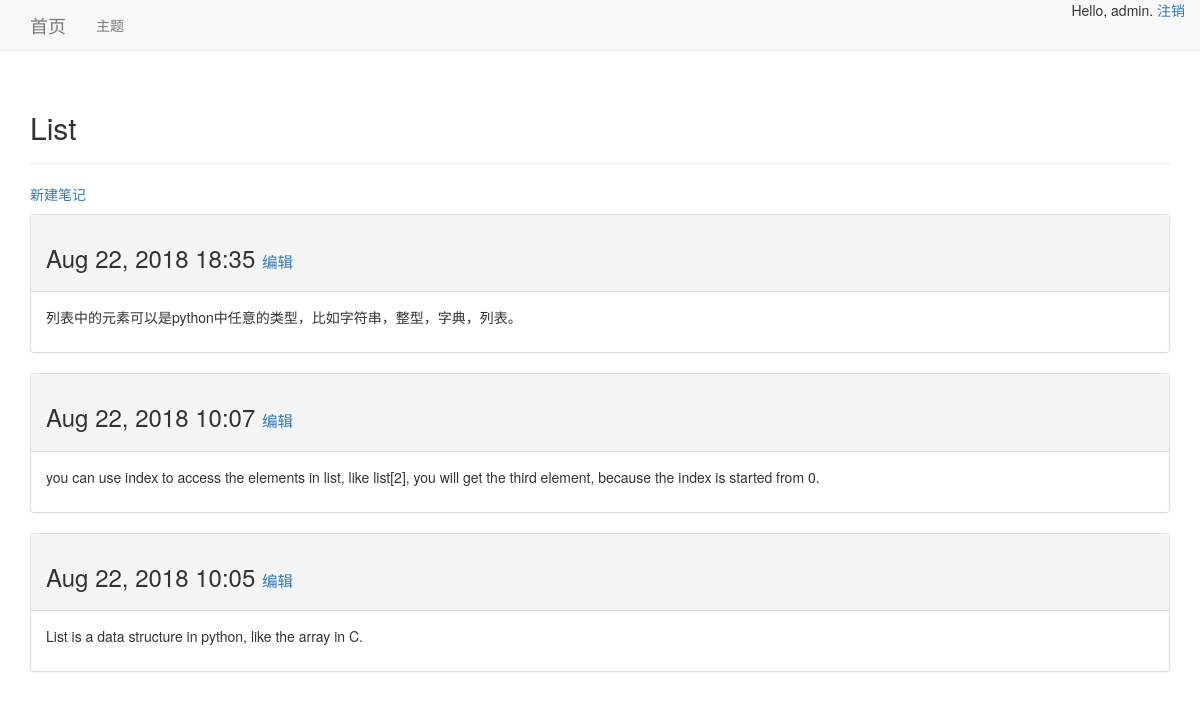
The page /topics/1/ (signed in) on the database its author committed.
### learning_logs/models.py (models this page shows, shortened)
class Topic(models.Model):
    text = models.CharField(max_length=200)
    date_added = models.DateTimeField(auto_now_add=True)
    owner = models.ForeignKey(User, on_delete=models.CASCADE)
    def __str__(self):
        return self.text

class Entry(models.Model):
    topic = models.ForeignKey(Topic, on_delete=models.CASCADE)
    text = models.TextField()
    date_added = models.DateTimeField(auto_now_add=True)
    class Meta:
        verbose_name_plural = 'entries'

### learning_logs/views.py (the view)
# urls.py: url(r'^topics/(?P<topic_id>\d+)/$', views.topic, name='topic'),
@login_required
def topic(request, topic_id):
    topic = Topic.objects.get(id=topic_id)
    check_topic_owner(request, topic)
    entries = topic.entry_set.order_by('-date_added')
    context = {'topic': topic, 'entries': entries}
    return render(request, 'learning_logs/topic.html', context)

### learning_logs/views.py (called while the page is built)
def check_topic_owner(request, topic):
    if topic.owner != request.user:
        raise Http404

### learning_logs/templates/learning_logs/topic.html
{% extends "learning_logs/base.html" %}
{% block header %}
<h2>{{ topic }}</h2>
{% endblock header %}
{% block content %}
  <p>
      <a href="{% url 'learning_logs:new_entry' topic.id %}">新建笔记</a>
  </p>
      {% for entry in entries %}
        <div class="panel panel-default">
            <div class="panel-heading">
                <h3>
                    {{ entry.date_added|date:'M d, Y H:i' }}
                    <small>
                        <a href="{% url 'learning_logs:edit_entry' entry.id %}">编辑</a>
                    </small>
                </h3>
            </div>
            <div class="panel-body">
                {{ entry.text|linebreaks }}
            </div>
        </div>
      {% empty %}
      <li>
          当前主题还没有任何内容！
      </li>
      {% endfor %}
{% endblock content%}

### learning_logs/templates/learning_logs/base.html (shortened to what this page needs)
{% load bootstrap3 %}
<!DOCTYPE html>
<html lang="en">
<head>
    {% bootstrap_css %}
</head>
<body>
   <nav class="navbar navbar-default navbar-static-top">
       <div class="container">
           <div class="navbar-header">
               <a class="navbar-brand" href="{% url 'learning_logs:index' %}">
                   首页
               </a>
           </div>
           <div id="navbar" class="nav-collapse collapsed">
               <ul class="nav navbar-nav">
                   <li><a href="{% url 'learning_logs:topics' %}">主题</a></li>
               </ul>
               <ul class="nav navbar-nav navbar-right">
                   {% if user.is_authenticated %}
                   Hello, {{ user.username }}.
                   <a href="{% url 'users:logout' %}">注销</a>
                   {% else %}
                   <a href="{% url 'users:register' %}">注册</a>
                   <a href="{% url 'users:login' %}">登陆</a>
                   {% endif %}
               </ul>
           </div>
       </div>
   </nav>
    <div class="container">
        <div class="page-header">
            {% block header %}{% endblock header %}
        </div>
        <div>
            {% block content %}{% endblock content %}
        </div>
    </div>
</body>
</html>

### rows shown on the page
Topic: text "List"
Entry: date_added "Aug 22, 2018 18:35", text "列表中的元素可以是python中任意的类型，比如字符串，整型，字典，列表。"
Entry: date_added "Aug 22, 2018 10:07", text "you can use index to access the elements in list, like list[2], you will get the third element, because the index is started from 0."
Entry: date_added "Aug 22, 2018 10:05", text "List is a data structure in python, like the array in C."

### other values the page prints
{{ user.username }} "admin"
